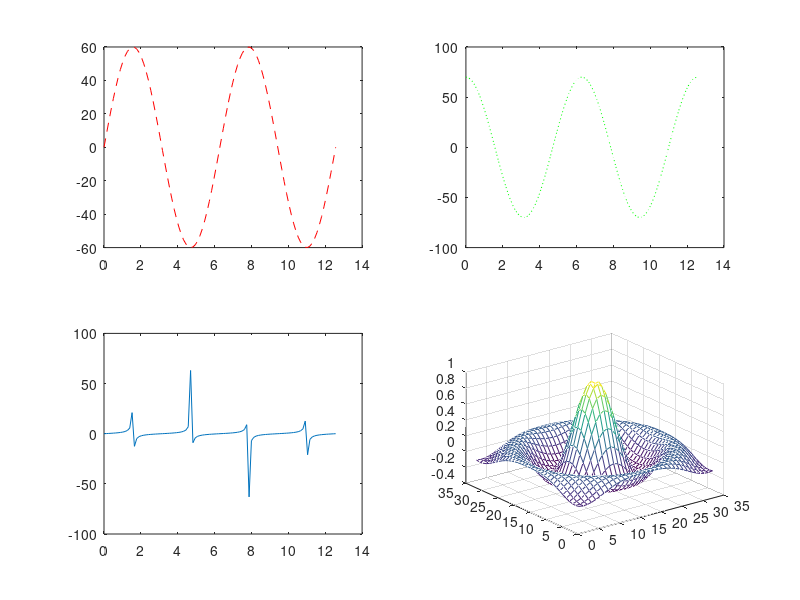

Here is the MATLAB script that generated this plot:
%@Author Brian So

clc;

%Declaring Arrays!
%     A = [1 2; 2 1; 3 2] %Use space to seperate values
%     zeroes = zeros(3,2) %Lazy array of zeroes (rows, cols)
%     ones = ones(4) %Lazy array of ones (rows, cols)

% %Matlab knows what you mean...!!
%     firstInt = 1; %Type double
%     isinteger(firstInt)
%     
%     secondInt = 2; %Type double
%     isinteger(secondInt)
%         
%     firstFloat = 1.123
%     isfloat(firstFloat)
% 
% %Test out some boolean logic...
%     if firstInt ~= secondInt
%         'firstInt is not equal to secondInt'
%     end
% 
%     if firstInt == secondInt - 1
%         'firstInt is equal to secondInt - 1'
%     end
% 
% %Let's loop!
%     [rows, cols] = size(A); %Get the  row size and col size from matrix A
%     for m = 1:rows
%         A(m) % print out the first value of every row
%         %A(m) = rows
%     end
% 
%     counter = 0
%     while counter < 10
%         counter = counter + 1
%     end

%Create 100 linearly space elements from 0 -> 4*pi
x = linspace(0,4*pi,100);
%Get our matrix of y1 values by inserting x-values into a function
y1 = 60*sin(x);
%Get our matrix of y2 values by inserting x-values into a function
y2 = 70*cos(x);
%Get our matrix of y3 values by inserting x-values into a function
y3 = tan(x);
%Create first subplot(rows,columns,position)
subplot(2,2,1)
%Plot in the subplot, this will attach itself to the previously mentioned
%subplot! plot(xvals, yvals, prettyparams)
plot(x,y1,'--r')
subplot(2,2,2)
plot(x,y2,':g')
subplot(2,2,3)
plot(x,y3)

%Lets create a 3d plot :p
[x,y] = meshgrid(-8:0.5:8)
r = sqrt(x.^2 + y.^2);
z = sin(r)./r;
subplot(2,2,4)
mesh(z)

